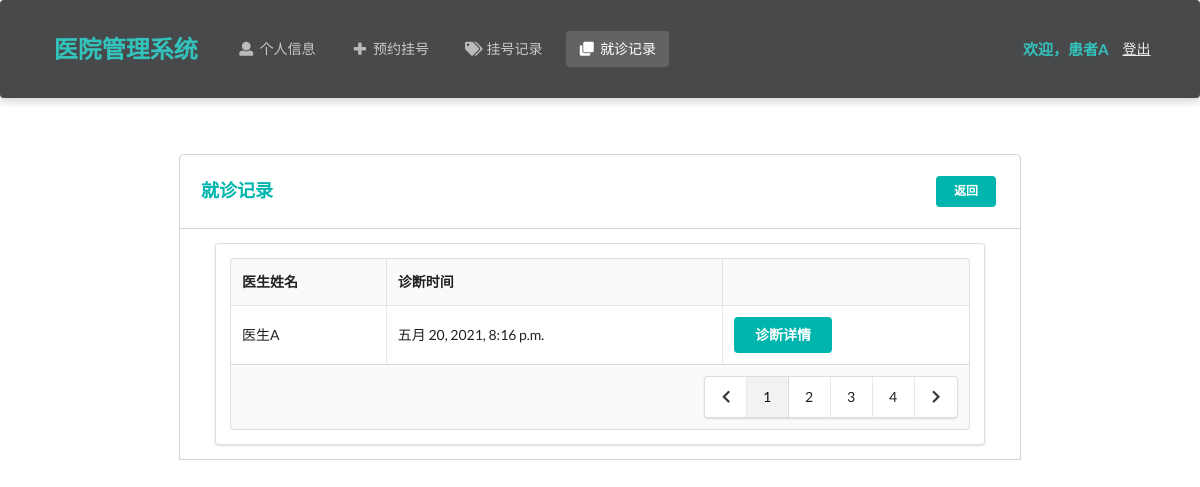
/patient/diagnosis/ (signed in), run on an earlier commit of the app's database.
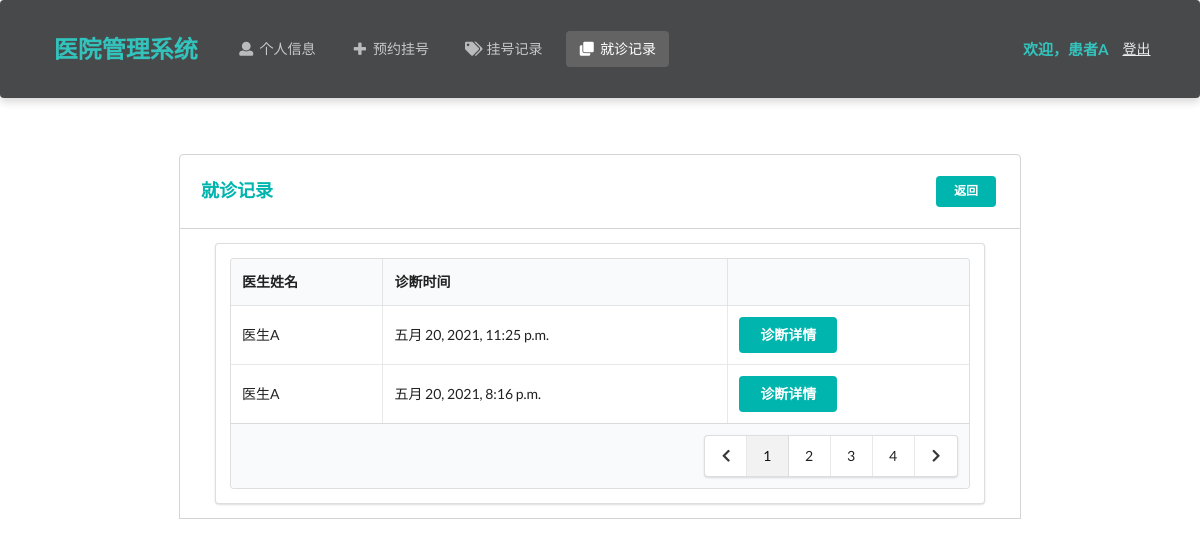
And on a later commit of the database.
### Hospital/models.py (models this page shows, shortened)
class Diagnosis(models.Model):
    patient = models.ForeignKey(Patient, on_delete=models.CASCADE)  # 患者
    doctor = models.ForeignKey(Doctor, on_delete=models.CASCADE)  # 医生
    appointment = models.ForeignKey(Appointment, on_delete=models.CASCADE, null=True)  # 对应的挂号
    create_time = models.DateTimeField(auto_now_add=True)  # 创建时间
    detail = models.TextField()  # 诊断详情
    class Meta:
        ordering = ["-create_time"]

class Doctor(models.Model):
    department_choices = (
        ('Department of Internal Medicine', '内科'),
        ('Department of Surgery', '外科'),
        ('Department of Pediatrics', '儿科'),
        ('Department of Obstetrics and Gynecology', '妇产科'),
        ('Department of Traditional Chinese Medicine', '中医科'),
        ('Department of Dermatology', '皮肤科'),
        ('Department of Oral Medicine', '口腔科')
    )
    title_choices = (
        ('director physician', '主任医师'),
        ('assistant director physician', '副主任医师'),
        ('physician', '医师')
    )
    name = models.CharField(max_length=10)  # 姓名
    password = models.CharField(max_length=32)  # 密码
    gender = models.CharField(max_length=32, choices=gender_choices)  # 性别
    identity_card_no = models.CharField(max_length=32, unique=True)  # 身份证号
    department = models.CharField(max_length=64, choices=department_choices)  # 科室
    title = models.CharField(max_length=64, choices=title_choices)  # 职称
    description = models.TextField(max_length=500, default='暂无简介')  # 简介
    create_time = models.DateTimeField(auto_now_add=True)  # 注册时间

### Hospital/patientViews.py (the view)
# urls.py: path('patient/diagnosis/', patientViews.diagnosis),
def diagnosis(request):
    identity_card_no = request.session['identity_card_no']
    patient = models.Patient.objects.get(identity_card_no=identity_card_no)
    diagnosis_records = models.Diagnosis.objects.filter(patient=patient)
    if request.method == 'POST':
        request.session['diagnosis'] = request.POST.get('diagnosis')
        return redirect('/patient/diagnosis/detail')
    return render(request, 'patient/diagnosis.html', locals())

### Hospital/templates/patient/diagnosis.html (shortened to what this page needs)
<!DOCTYPE html>
<html lang="ch">
<head>
    <link rel="stylesheet" href="https://cdn.jsdelivr.net/semantic-ui/2.2.4/semantic.min.css">
    <link rel="stylesheet" href="../../static/Hospital/css/me.css">
</head>
<body>
    <nav class="ui inverted  segment m-padded-tb-large m-shadow-small m-opacity-mini">
        <div class="ui container">
            <div class="ui inverted secondary stackable menu">
                <h2 class="ui teal header item">医院管理系统</h2>
                <a href="/patient/info" class="m-item item"><i class="user icon"></i>个人信息</a>
                <a href="/patient/makeAppointment" class="m-item item"><i class="plus icon"></i>预约挂号</a>
                <a href="/patient/appointment" class="m-item item"><i class="tags icon"></i>挂号记录</a>
                <a href="/patient/diagnosis" class="active m-item item"><i class="clone icon"></i>就诊记录</a>
                <div class="right m-item item">
                    <h4 class="ui teal header item">欢迎，{{ patient.name }}</h4>
                    <a href="/patient/logout/" class="text-success "><ins>登出</ins></a>
                </div>
            </div>
        </div>
    </nav>
    <div class="m-container-small m-padded-tb-big">
        <div class="container">
            <div class="ui top attached rounded padded segment">
                <div class="ui middle aligned two column grid">
                    <div class="column">
                        <h3 class="ui teal header">就诊记录</h3>
                    </div>
                    <div class="basic right aligned column">
                        <a href="/patient/info/" class="ui teal tiny centered button">返回</a>
                    </div>
                </div>
            </div>
            <div class="ui attached segment">
                <div class="ui segment m-width-middle">
                    <table class="ui celled table">
                        <thead>
                            <tr>
                                <th>医生姓名</th>
                                <th>诊断时间</th>
                                <th></th>
                            </tr>
                        </thead>
                        <tbody>
                            {% for rec in diagnosis_records%}
                            <tr>
                                <td>{{ rec.doctor.name }}</td>
                                <td>{{ rec.create_time }}</td>
                                <td><form action="" method="post">
                                    <button class="ui teal centered button">诊断详情</button>
                                    </form>
                                    </td>
                            </tr>
                            {% endfor %}
                        </tbody>
                      <tfoot>
                        <tr><th colspan="4">
                          <div class="ui right floated pagination menu">
                            <a class="icon item">
                              <i class="left chevron icon"></i>
                            </a>
                            <a class="item active">1</a>
                            <a class="item">2</a>
                            <a class="item">3</a>
                            <a class="item">4</a>
                            <a class="icon item">
                              <i class="right chevron icon"></i>
                            </a>
                          </div>
                        </th>
                      </tr></tfoot>
                    </table>
                </div>
            </div>
        </div>
            </div>
    <br>
    <br>
    <br>
</body>
</html>

What changed in the data, as far as the page shows it:
added Diagnosis: doctor.name "医生A", create_time "五月 20, 2021, 11:25 p.m."
